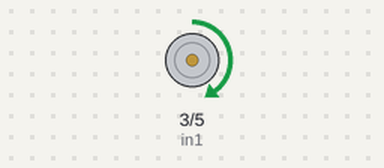
Simulated run of this sketch. Board: Arduino Uno, built with avr-gcc and run on an emulated ATmega328P. Shown: motor-driver pin pairs drawn as motors (green arrow = first pin HIGH = forward, orange = second pin HIGH = backward, longer = more drive).

Above: at 2.5 s.
At 7.5 s:
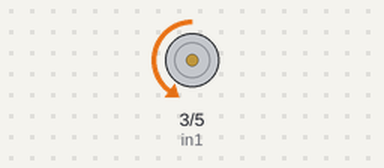
Timing chart, 0 to 13.0 s (numbered marks = the images above):
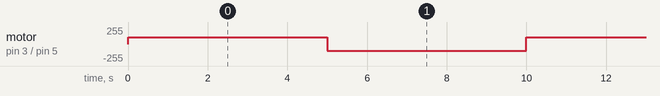

Measured:
- by itself, motor on pin 3 (in1) / pin 5 (in2): alternates forward 100/255 for 5.0 s and backward 100/255 for 5.0 s

The sketch:

motor_control.ino
```cpp
int in1=3;
int in2=5;
int speed=100;
void setup() {
  pinMode(in1,OUTPUT);
  pinMode(in2,OUTPUT);// put your setup code here, to run once:

}

void loop() {
  analogWrite(in1,speed);
  analogWrite(in2,0);
  delay(5000);
  analogWrite(in1,0);
  analogWrite(in2,speed);
  delay(5000);
  // put your main code here, to run repeatedly:

}
```
